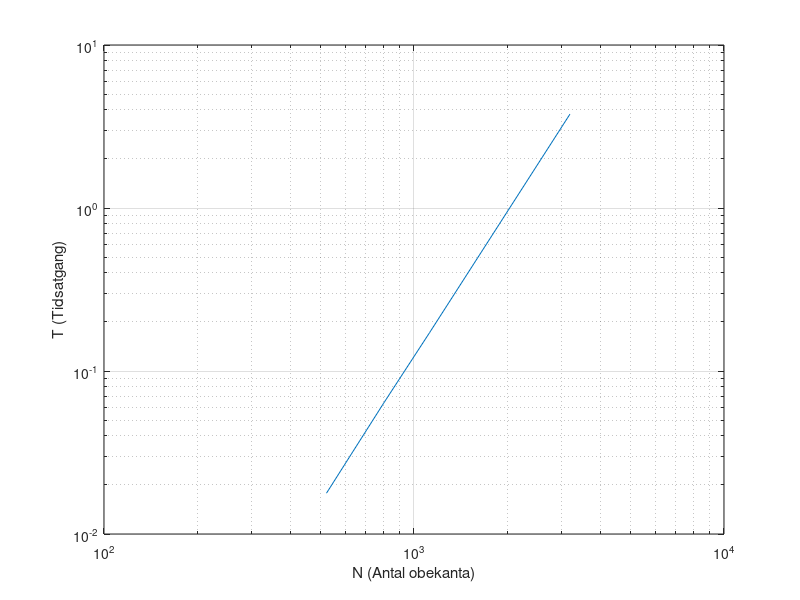

This chart was generated by the following MATLAB code:

time = zeros(1,4);
lengths = zeros(1,4);
%Eiffel 1
load eiffel1.mat
node=49;
force = zeros(2*length(xnod),1);
force(2*node-1)=1;
tic
A\force;
time(1)=toc;
lengths(1)=length(xnod);

%Eiffel 2
load eiffel2.mat
node=49;
force = zeros(2*length(xnod),1);
force(2*node-1)=1;
tic
A\force;
time(2)=toc;
lengths(2)=length(xnod);

%Eiffel 3
load eiffel3.mat
node=49;
force = zeros(2*length(xnod),1);
force(2*node-1)=1;
tic
A\force;
time(3)=toc;
lengths(3)=length(xnod);

%Eiffel 4
load eiffel4.mat
node=49;
force = zeros(2*length(xnod),1);
force(2*node-1)=1;
tic
A\force;
time(4)=toc;

lengths(4)=length(xnod);
loglog(2*lengths, time);
grid on
xlabel('N (Antal obekanta)')
ylabel('T (Tidsatgang)')

%Enligt teorin om Gauseleminering så är tidskomplexiteten N^3 


